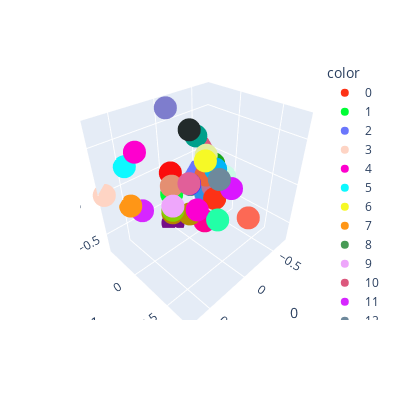

The cell this chart's notebook holds for it:
### Markdown cell above
The simplex is a 4D structure, representing probability distributions over 5 hidden states, so we project down to 3D using PCA for visualization.

### Code cell
def run_visualization_pca(beliefs):
    pca = PCA(n_components=3)
    pca.fit(beliefs)

    return pca

def visualize_ground_truth_simplex_3d(beliefs, belief_labels, pca):

    beliefs_pca = pca.transform(beliefs)

    colors = px.colors.qualitative.Light24 + px.colors.qualitative.Dark24 + px.colors.qualitative.Plotly
    fig = px.scatter_3d(beliefs_pca, x=0, y=1, z=2,
                        color=[str(i) for i in belief_labels],
                        color_discrete_sequence=colors)
    fig.update_layout(width=400, height=400)
    fig.show()

vis_pca = run_visualization_pca(list(msp_belief_index.keys()))
index = list(msp_belief_index.values())
visualize_ground_truth_simplex_3d(list(msp_belief_index.keys()),
                                  list(msp_belief_index.values()),
                                  vis_pca)

### Figure 1 — Plotly figure (JSON) as saved in the notebook; plotly's stock layout.template omitted (floating-point values rounded to 4 significant figures)
{"data": [{"hovertemplate": "color=0<br>0=%{x}<br>1=%{y}<br>2=%{z}<extra></extra>", "legendgroup": "0", "marker": {"color": "#FD3216", "symbol": "circle"}, "mode": "markers", "name": "0", "scene": "scene", "showlegend": true, "type": "scatter3d", "x": [-0.1768], "y": [0.2009], "z": [-0.1768]}, {"hovertemplate": "color=1<br>0=%{x}<br>1=%{y}<br>2=%{z}<extra></extra>", "legendgroup": "1", "marker": {"color": "#00FE35", "symbol": "circle"}, "mode": "markers", "name": "1", "scene": "scene", "showlegend": true, "type": "scatter3d", "x": [0.2357], "y": [0.01605], "z": [4.17e-17]}, {"hovertemplate": "color=2<br>0=%{x}<br>1=%{y}<br>2=%{z}<extra></extra>", "legendgroup": "2", "marker": {"color": "#6A76FC", "symbol": "circle"}, "mode": "markers", "name": "2", "scene": "scene", "showlegend": true, "type": "scatter3d", "x": [-0.4714], "y": [-0.3746], "z": [-0.2357]}, {"hovertemplate": "color=3<br>0=%{x}<br>1=%{y}<br>2=%{z}<extra></extra>", "legendgroup": "3", "marker": {"color": "#FED4C4", "symbol": "circle"}, "mode": "markers", "name": "3", "scene": "scene", "showlegend": true, "type": "scatter3d", "x": [0.7071], "y": [-0.4166], "z": [-5.328e-16]}, {"hovertemplate": "color=4<br>0=%{x}<br>1=%{y}<br>2=%{z}<extra></extra>", "legendgroup": "4", "marker": {"color": "#FE00CE", "symbol": "circle"}, "mode": "markers", "name": "4", "scene": "scene", "showlegend": true, "type": "scatter3d", "x": [0.3536], "y": [-0.3537], "z": [0.3536]}, {"hovertemplate": "color=5<br>0=%{x}<br>1=%{y}<br>2=%{z}<extra></extra>", "legendgroup": "5", "marker": {"color": "#0DF9FF", "symbol": "circle"}, "mode": "markers", "name": "5", "scene": "scene", "showlegend": true, "type": "scatter3d", "x": [0.4714], "y": [-0.3746], "z": [0.2357]}, {"hovertemplate": "color=6<br>0=%{x}<br>1=%{y}<br>2=%{z}<extra></extra>", "legendgroup": "6", "marker": {"color": "#F6F926", "symbol": "circle"}, "mode": "markers", "name": "6", "scene": "scene", "showlegend": true, "type": "scatter3d", "x": [-4.372e-16], "y": [0.2324], "z": [0.3536]}, {"hovertemplate": "color=7<br>0=%{x}<br>1=%{y}<br>2=%{z}<extra></extra>", "legendgroup": "7", "marker": {"color": "#FF9616", "symbol": "circle"}, "mode": "markers", "name": "7", "scene": "scene", "showlegend": true, "type": "scatter3d", "x": [0.4714], "y": [-0.3746], "z": [-0.2357]}, {"hovertemplate": "color=8<br>0=%{x}<br>1=%{y}<br>2=%{z}<extra></extra>", "legendgroup": "8", "marker": {"color": "#479B55", "symbol": "circle"}, "mode": "markers", "name": "8", "scene": "scene", "showlegend": true, "type": "scatter3d", "x": [-0.3536], "y": [-0.3537], "z": [-0.3536]}, {"hovertemplate": "color=9<br>0=%{x}<br>1=%{y}<br>2=%{z}<extra></extra>", "legendgroup": "9", "marker": {"color": "#EEA6FB", "symbol": "circle"}, "mode": "markers", "name": "9", "scene": "scene", "showlegend": true, "type": "scatter3d", "x": [0.3536], "y": [0.1694], "z": [-2.734e-16]}, {"hovertemplate": "color=10<br>0=%{x}<br>1=%{y}<br>2=%{z}<extra></extra>", "legendgroup": "10", "marker": {"color": "#DC587D", "symbol": "circle"}, "mode": "markers", "name": "10", "scene": "scene", "showlegend": true, "type": "scatter3d", "x": [-0.7071], "y": [-0.4166], "z": [-5.363e-16]}, {"hovertemplate": "color=11<br>0=%{x}<br>1=%{y}<br>2=%{z}<extra></extra>", "legendgroup": "11", "marker": {"color": "#D626FF", "symbol": "circle"}, "mode": "markers", "name": "11", "scene": "scene", "showlegend": true, "type": "scatter3d", "x": [0.3536], "y": [-0.3537], "z": [-0.3536]}, {"hovertemplate": "color=12<br>0=%{x}<br>1=%{y}<br>2=%{z}<extra></extra>", "legendgroup": "12", "marker": {"color": "#6E899C", "symbol": "circle"}, "mode": "markers", "name": "12", "scene": "scene", "showlegend": true, "type": "scatter3d", "x": [-3.17e-16], "y": [0.4068], "z": [0.2357]}, {"hovertemplate": "color=13<br>0=%{x}<br>1=%{y}<br>2=%{z}<extra></extra>", "legendgroup": "13", "marker": {"color": "#00B5F7", "symbol": "circle"}, "mode": "markers", "name": "13", "scene": "scene", "showlegend": true, "type": "scatter3d", "x": [-0.1768], "y": [0.2009], "z": [0.1768]}, {"hovertemplate": "color=14<br>0=%{x}<br>1=%{y}<br>2=%{z}<extra></extra>", "legendgroup": "14", "marker": {"color": "#B68E00", "symbol": "circle"}, "mode": "markers", "name": "14", "scene": "scene", "showlegend": true, "type": "scatter3d", "x": [0.1768], "y": [0.2009], "z": [-0.1768]}, {"hovertemplate": "color=15<br>0=%{x}<br>1=%{y}<br>2=%{z}<extra></extra>", "legendgroup": "15", "marker": {"color": "#C9FBE5", "symbol": "circle"}, "mode": "markers", "name": "15", "scene": "scene", "showlegend": true, "type": "scatter3d", "x": [-0.3536], "y": [0.1694], "z": [-2.751e-16]}, {"hovertemplate": "color=16<br>0=%{x}<br>1=%{y}<br>2=%{z}<extra></extra>", "legendgroup": "16", "marker": {"color": "#FF0092", "symbol": "circle"}, "mode": "markers", "name": "16", "scene": "scene", "showlegend": true, "type": "scatter3d", "x": [-3.678e-16], "y": [0.2324], "z": [-0.3536]}, {"hovertemplate": "color=17<br>0=%{x}<br>1=%{y}<br>2=%{z}<extra></extra>", "legendgroup": "17", "marker": {"color": "#22FFA7", "symbol": "circle"}, "mode": "markers", "name": "17", "scene": "scene", "showlegend": true, "type": "scatter3d", "x": [-2.707e-16], "y": [0.4068], "z": [-0.2357]}, {"hovertemplate": "color=18<br>0=%{x}<br>1=%{y}<br>2=%{z}<extra></extra>", "legendgroup": "18", "marker": {"color": "#E3EE9E", "symbol": "circle"}, "mode": "markers", "name": "18", "scene": "scene", "showlegend": true, "type": "scatter3d", "x": [-0.2357], "y": [0.01605], "z": [0.2357]}, {"hovertemplate": "color=19<br>0=%{x}<br>1=%{y}<br>2=%{z}<extra></extra>", "legendgroup": "19", "marker": {"color": "#86CE00", "symbol": "circle"}, "mode": "markers", "name": "19", "scene": "scene", "showlegend": true, "type": "scatter3d", "x": [0.2828], "y": [0.0774], "z": [-0.1414]}, {"hovertemplate": "color=20<br>0=%{x}<br>1=%{y}<br>2=%{z}<extra></extra>", "legendgroup": "20", "marker": {"color": "#BC7196", "symbol": "circle"}, "mode": "markers", "name": "20", "scene": "scene", "showlegend": true, "type": "scatter3d", "x": [-0.2828], "y": [0.0774], "z": [-0.1414]}, {"hovertemplate": "color=21<br>0=%{x}<br>1=%{y}<br>2=%{z}<extra></extra>", "legendgroup": "21", "marker": {"color": "#7E7DCD", "symbol": "circle"}, "mode": "markers", "name": "21", "scene": "scene", "showlegend": true, "type": "scatter3d", "x": [-7.981e-16], "y": [-0.2907], "z": [0.7071]}, {"hovertemplate": "color=22<br>0=%{x}<br>1=%{y}<br>2=%{z}<extra></extra>", "legendgroup": "22", "marker": {"color": "#FC6955", "symbol": "circle"}, "mode": "markers", "name": "22", "scene": "scene", "showlegend": true, "type": "scatter3d", "x": [-7.641e-17], "y": [0.7555], "z": [-1.388e-17]}, {"hovertemplate": "color=23<br>0=%{x}<br>1=%{y}<br>2=%{z}<extra></extra>", "legendgroup": "23", "marker": {"color": "#E48F72", "symbol": "circle"}, "mode": "markers", "name": "23", "scene": "scene", "showlegend": true, "type": "scatter3d", "x": [0.2828], "y": [0.0774], "z": [0.1414]}, {"hovertemplate": "color=24<br>0=%{x}<br>1=%{y}<br>2=%{z}<extra></extra>", "legendgroup": "24", "marker": {"color": "#2E91E5", "symbol": "circle"}, "mode": "markers", "name": "24", "scene": "scene", "showlegend": true, "type": "scatter3d", "x": [-0.2357], "y": [0.01605], "z": [-0.2357]}, {"hovertemplate": "color=25<br>0=%{x}<br>1=%{y}<br>2=%{z}<extra></extra>", "legendgroup": "25", "marker": {"color": "#E15F99", "symbol": "circle"}, "mode": "markers", "name": "25", "scene": "scene", "showlegend": true, "type": "scatter3d", "x": [0.1768], "y": [0.2009], "z": [0.1768]}, {"hovertemplate": "color=26<br>0=%{x}<br>1=%{y}<br>2=%{z}<extra></extra>", "legendgroup": "26", "marker": {"color": "#1CA71C", "symbol": "circle"}, "mode": "markers", "name": "26", "scene": "scene", "showlegend": true, "type": "scatter3d", "x": [-0.2828], "y": [0.0774], "z": [0.1414]}, {"hovertemplate": "color=27<br>0=%{x}<br>1=%{y}<br>2=%{z}<extra></extra>", "legendgroup": "27", "marker": {"color": "#FB0D0D", "symbol": "circle"}, "mode": "markers", "name": "27", "scene": "scene", "showlegend": true, "type": "scatter3d", "x": [0.2357], "y": [0.01605], "z": [0.2357]}, {"hovertemplate": "color=28<br>0=%{x}<br>1=%{y}<br>2=%{z}<extra></extra>", "legendgroup": "28", "marker": {"color": "#DA16FF", "symbol": "circle"}, "mode": "markers", "name": "28", "scene": "scene", "showlegend": true, "type": "scatter3d", "x": [-0.2357], "y": [0.3648], "z": [-1.88e-16]}, {"hovertemplate": "color=29<br>0=%{x}<br>1=%{y}<br>2=%{z}<extra></extra>", "legendgroup": "29", "marker": {"color": "#222A2A", "symbol": "circle"}, "mode": "markers", "name": "29", "scene": "scene", "showlegend": true, "type": "scatter3d", "x": [-0.3536], "y": [-0.3537], "z": [0.3536]}, {"hovertemplate": "color=30<br>0=%{x}<br>1=%{y}<br>2=%{z}<extra></extra>", "legendgroup": "30", "marker": {"color": "#B68100", "symbol": "circle"}, "mode": "markers", "name": "30", "scene": "scene", "showlegend": true, "type": "scatter3d", "x": [0.2357], "y": [0.01605], "z": [-0.2357]}, {"hovertemplate": "color=31<br>0=%{x}<br>1=%{y}<br>2=%{z}<extra></extra>", "legendgroup": "31", "marker": {"color": "#750D86", "symbol": "circle"}, "mode": "markers", "name": "31", "scene": "scene", "showlegend": true, "type": "scatter3d", "x": [-6.593e-16], "y": [-0.2907], "z": [-0.7071]}, {"hovertemplate": "color=32<br>0=%{x}<br>1=%{y}<br>2=%{z}<extra></extra>", "legendgroup": "32", "marker": {"color": "#EB663B", "symbol": "circle"}, "mode": "markers", "name": "32", "scene": "scene", "showlegend": true, "type": "scatter3d", "x": [-0.2357], "y": [0.01605], "z": [2.782e-17]}, {"hovertemplate": "color=33<br>0=%{x}<br>1=%{y}<br>2=%{z}<extra></extra>", "legendgroup": "33", "marker": {"color": "#511CFB", "symbol": "circle"}, "mode": "markers", "name": "33", "scene": "scene", "showlegend": true, "type": "scatter3d", "x": [-7.647e-17], "y": [0.01605], "z": [2.782e-17]}, {"hovertemplate": "color=34<br>0=%{x}<br>1=%{y}<br>2=%{z}<extra></extra>", "legendgroup": "34", "marker": {"color": "#00A08B", "symbol": "circle"}, "mode": "markers", "name": "34", "scene": "scene", "showlegend": true, "type": "scatter3d", "x": [-0.4714], "y": [-0.3746], "z": [0.2357]}, {"hovertemplate": "color=35<br>0=%{x}<br>1=%{y}<br>2=%{z}<extra></extra>", "legendgroup": "35", "marker": {"color": "#FB00D1", "symbol": "circle"}, "mode": "markers", "name": "35", "scene": "scene", "showlegend": true, "type": "scatter3d", "x": [0.2357], "y": [0.3648], "z": [-1.869e-16]}], "layout": {"height": 400, "legend": {"title": {"text": "color"}, "tracegroupgap": 0}, "margin": {"t": 60}, "scene": {"domain": {"x": [0, 1], "y": [0, 1]}, "xaxis": {"title": {"text": "0"}}, "yaxis": {"title": {"text": "1"}}, "zaxis": {"title": {"text": "2"}}}, "width": 400}}
